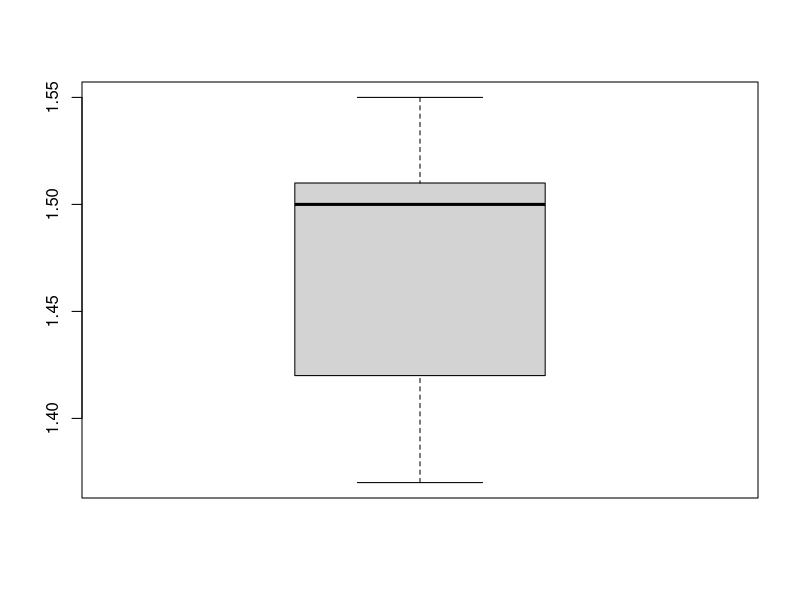
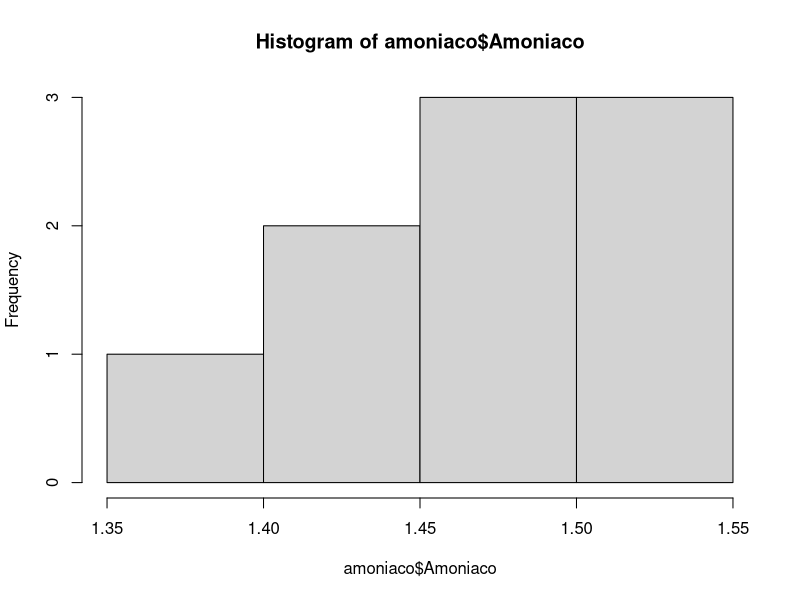
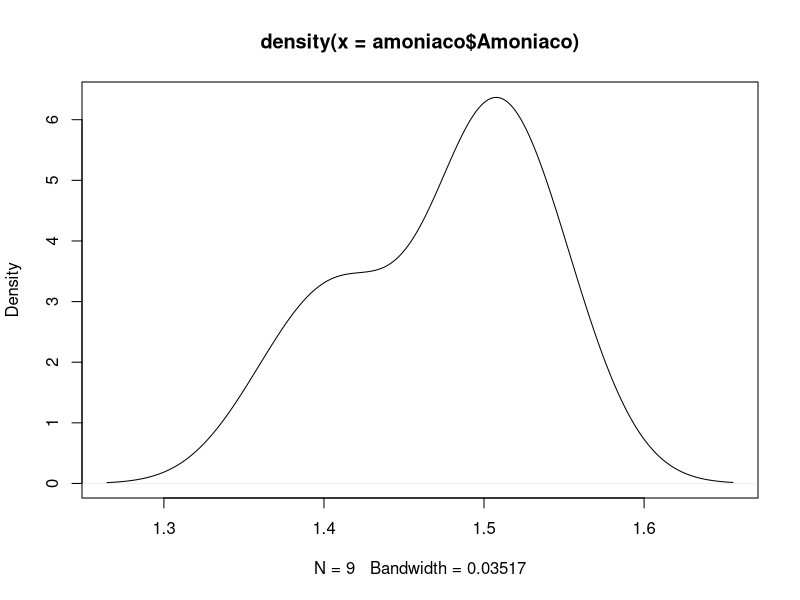

Recreate these plots in R, in order. (Note: this script raises an error after producing the figures.)
#LIMPIAR CONSOLA
cat("\014")
#LIMPIAR GRAFICOS 
dev.off()
#LIMPIAR VARIABLES
rm(list=ls())

# PRACTICA 1
#DATOS
amoniaco<-read.csv("distbinom.csv",header = T)
#identificar tipos de variables en amoniaco
str(amoniaco)
boxplot(amoniaco)
hist(amoniaco$Amoniaco)
plot(density(amoniaco$Amoniaco))

#prueba del signo
binom.test(3,7,0.5,alternative = "greater")
#el primer numero es el mas pequeño, luego el total sin la coincidencias y el alfa#

View(amoniaco)
#prueba de wilcoxon (signo)

wilcox.test(amoniaco$Amoniaco,mu=1.5,alternative = "greater")

#prueba de t student (prueba parametrica)

t.test(amoniaco$Amoniaco,mu=1.5,alternative = "greater")
